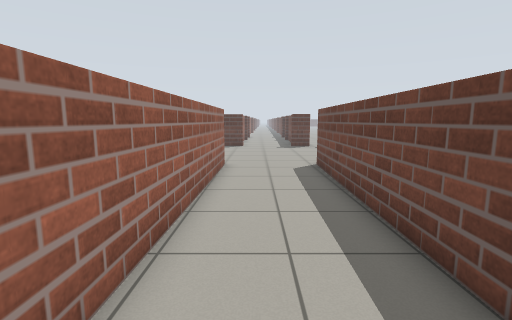
View 1 (above)

16 first-person views from a walk through a Gazebo world. The camera is 1 m above the floor, tilts 8° down and sees 85° across. The floor is counted in squares, 0.5 m on a side. Each view is taken from the middle of a square. On the plan, view 1 faces up. The plan holds only what a view shows up to about 16 squares ahead; the rest is blank. The place goes on beyond the plan. Robots are left out. Gazebo's built-in surfaces are drawn with simple patterns. Some stock models are drawn as simple stand-ins. Surface patterns are stand-ins for the level's own textures.

View 2
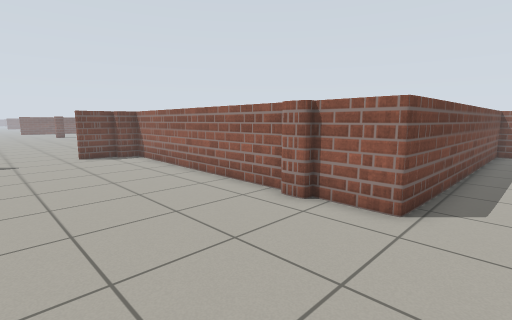

View 3
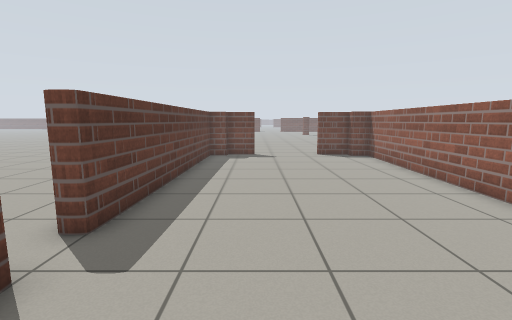

View 4
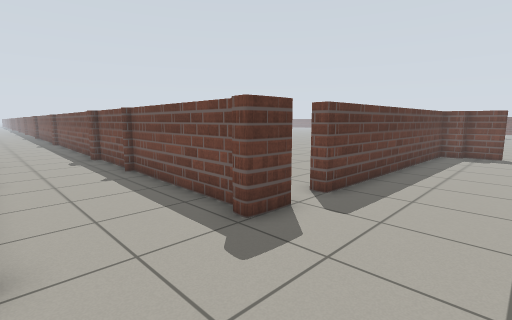

View 5
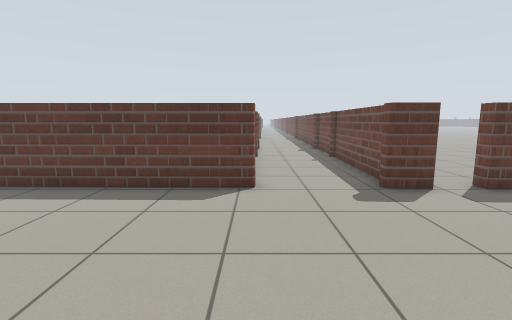

View 6
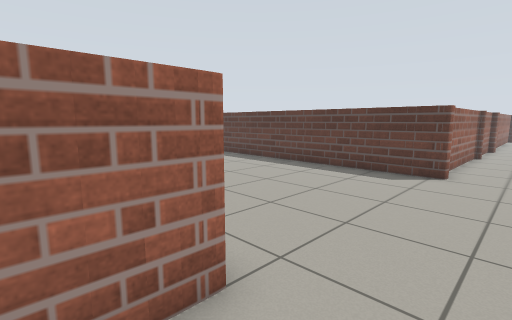

View 7
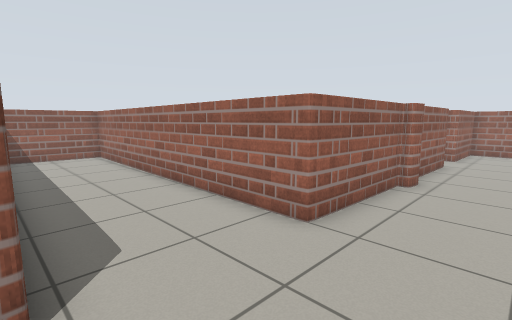

View 8
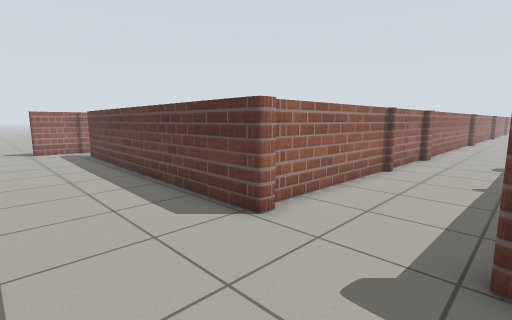

View 9
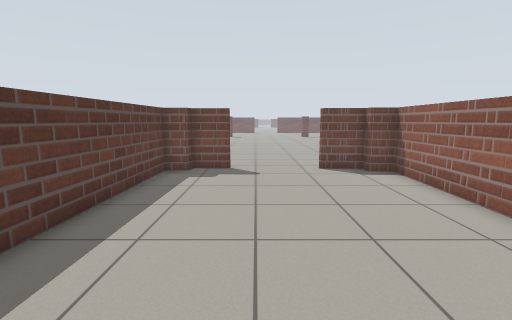

View 10
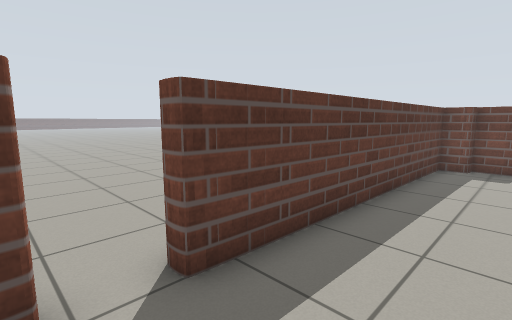

View 11
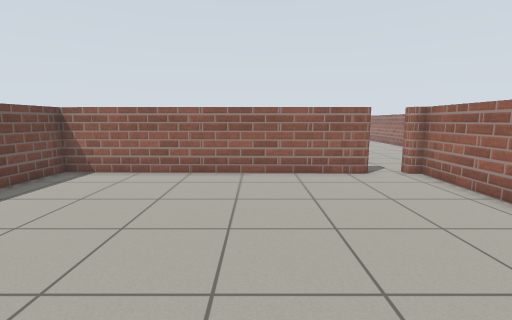

View 12
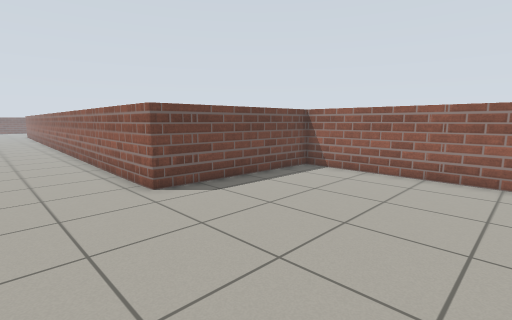

View 13
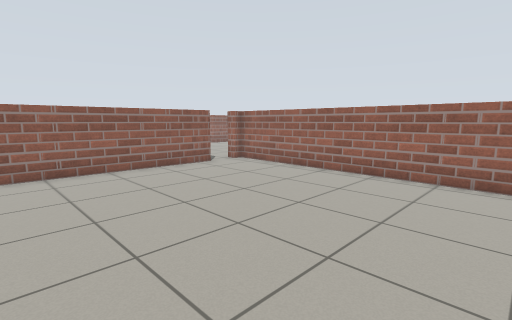

View 14
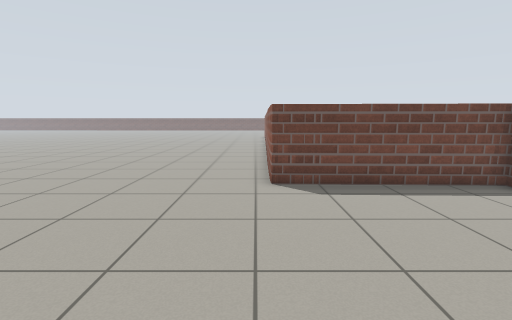

View 15
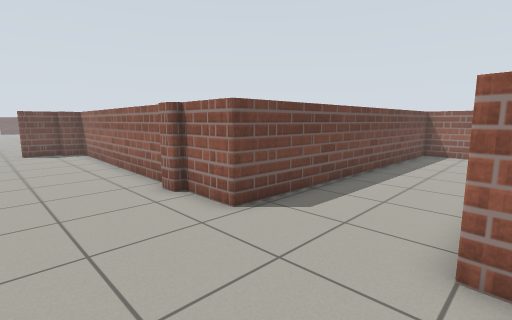

View 16
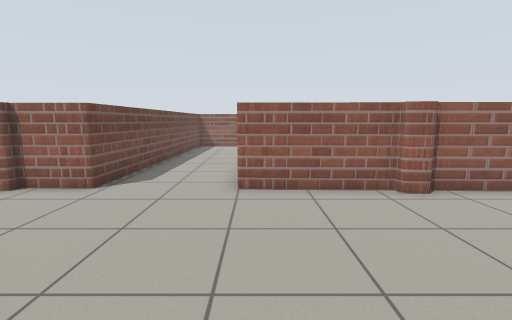

### Floor plan
Points are (right, up) in squares from view 1. A wall is a line through its corners. A room is listed if a view was taken in it or the views show most of it. See-through windows are left out.
Room 1 (views 1, 2, 3, 4, 5, 6, 7, 8, 9, 10, 15, 16)
walls: (5.2, 13.2) (5.8, 13.2); (6.1, 12.8) (16.7, 12.5) (16.9, 13.5) (17.5, 13.5); (4.2, 22) (3.1, 22); (3.1, 22.8) (3.3, 29.3); (-1.1, 22.1) (-7.6, 22.2); (-6.3, 13.4) (-6.1, 13.2); (-6.6, 13.6) (-6.2, 13.5) (-6, 13.2) (-1.4, 13.1) (-1.8, -0.9) (2.4, -1) (2.8, 12.9) (5.1, 12.9); (-7.5, 13.2) (-6.9, 13.2); (-1.2, 28.9) (-1.3, 23); (3.3, 30.3) (3.4, 33.7); (-1, 29.6) (-1, 28.7); (16.8, 12.5) (16.9, 13.5); (17.2, 13.6) (17.3, 15.1); (17.4, 19.7) (17.4, 20.7); (17.1, 12.8) (17.1, 13.5); (17.6, 19.3) (17.6, 19.8); (17.7, 20.6) (17.1, 20.7) (17.1, 21.7) (5.7, 22); (-1, 32.4) (-1, 31.2); (3.2, 33.9) (3.2, 34.4); (-1.1, 33.5) (-1.2, 30.5); (-0.9, 34) (-0.9, 33.2)
ways out: opening at (5, 22) to room 2
Room 2 (views 11, 12, 13, 14)
walls: (5.8, 22.5) (17.5, 22.3) (17.7, 29.5) (18.5, 29.5); (4, 33.7) (3.7, 22.5)
ways out: opening at (5, 22) to room 1

Positions as (right, up) in squares from view 1, and headings:
1: (0, 0), facing up
2: (1, 19), facing down-right
3: (1, 19), facing right
4: (-1, 18), facing up-right
5: (-1, 14), facing up
6: (1, 11), facing up-left
7: (3, 16), facing down-left
8: (3, 18), facing up-left
9: (6, 18), facing right
10: (4, 19), facing up-right
11: (10, 33), facing down
12: (10, 33), facing down-right
13: (14, 34), facing down-left
14: (9, 30), facing right
15: (-2, 17), facing down-right
16: (-2, 21), facing down
